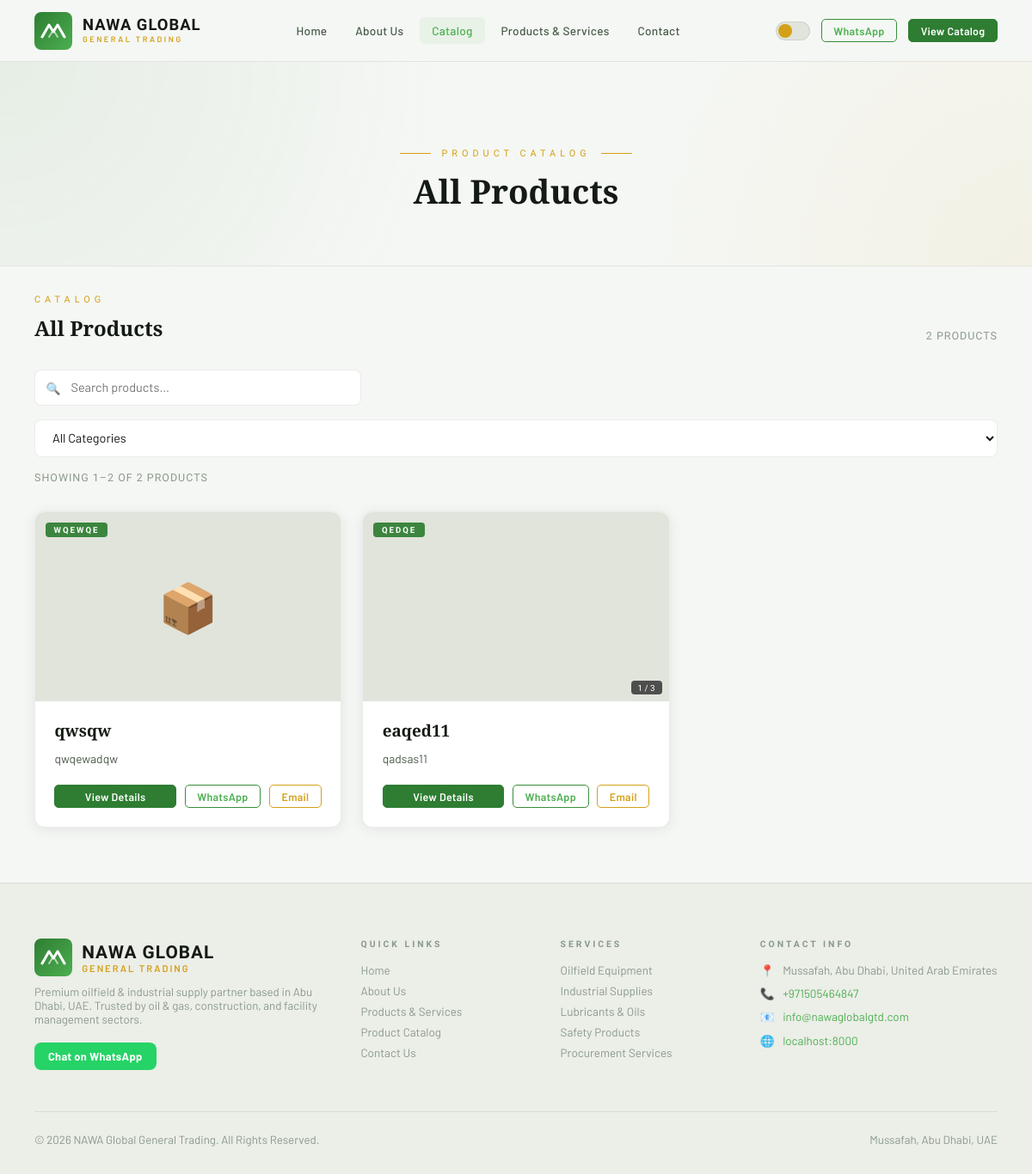
/catalog, run on the app's committed database.
### app/database/models.py (models this page shows)
class Product(Base):
    __tablename__ = "products"
    __table_args__ = (
        UniqueConstraint("name", "category", name="uq_product_name_category"),
    )
    id = Column(String, primary_key=True, index=True)
    name = Column(String, nullable=False)
    category = Column(String, nullable=False, index=True)
    category_id = Column(Integer, ForeignKey("categories.id"), nullable=False, index=True)
    description = Column(Text)
    specs = Column(Text)
    tags = Column(String)
    image = Column(String)
    images = Column(Text)
    created_at = Column(DateTime, default=datetime.utcnow)
    category_ref = relationship("Category", back_populates="products")

### app/api/routes/public.py (the view)
@router.get("/catalog", response_class=HTMLResponse)
async def catalog(
    request: Request,
    page: int = 1,
    q: str = "",
    cat: str = "",
    product_service: ProductService = Depends(get_product_service),
    visit_service: VisitService = Depends(get_visit_service),
) -> Response:
    _track_visit(request, visit_service)
    result = product_service.search_catalog(page=page, query=q, category=cat)
    start = (result.page - 1) * settings.products_per_page
    result_start = start + 1 if result.total else 0
    result_end = min(start + settings.products_per_page, result.total)
    return templates.TemplateResponse(
        request,
        "catalog.html",
        {
            **template_context(
                request,
                page_title="Product Catalog — NAWA Global General Trading",
                page_description=(
                    "Browse NAWA Global's catalog of oilfield equipment, industrial products, "
                    "lubricants, and PPE."
                ),
                canonical_url=normalize_site_url(
                    str(
                        request.url.replace_query_params(
                            **{
                                key: value
                                for key, value in {
                                    "q": result.query or None,
                                    "cat": result.category or None,
                                    "page": result.page if result.page > 1 else None,
                                }.items()
                                if value is not None
                            }
                        )
                    )
                ),
                active_nav="catalog",
                catalog=result,
                categories=product_service.get_categories(),
                pagination=build_pagination(result.page, result.total_pages),
                result_start=result_start,
                result_end=result_end,
                product_cards=_build_product_cards(result.items, product_service),
                schema_type="CollectionPage",
            ),
        },
    )

### app/templates/catalog.html (shortened to what this page needs)
{% extends "base.html" %}
{% block content %}
{% include "partials/public_nav.html" %}
<section class="page-hero page-hero-compact">
  <div class="page-hero-inner">
    <div class="page-hero-eyebrow">Product Catalog</div>
    <h1 class="page-hero-title page-hero-title-small">{{ catalog.category or "All Products" }}</h1>
  </div>
</section>
<section class="section section-tight-top" aria-labelledby="catalog-heading">
  <div class="section-header-row">
    <div>
      <span class="section-label">Catalog</span>
      <h2 class="recent-title" id="catalog-heading">{{ catalog.category or "All Products" }}</h2>
    </div>
    <span class="section-count">{{ catalog.total }} product{% if catalog.total != 1 %}s{% endif %}</span>
  </div>
  <form method="get" action="/catalog" id="catalog-form">
    <div class="catalog-controls">
      <div class="search-box">
        <input type="text" name="q" value="{{ catalog.query }}" placeholder="Search products…" data-catalog-search autocomplete="off">
      </div>
      <select name="cat" class="filter-select" data-catalog-category>
        <option value="">All Categories</option>
      </select>
      <span class="results-info">
        {% if catalog.total %}
        Showing {{ result_start }}–{{ result_end }} of {{ catalog.total }} product{% if catalog.total != 1 %}s{% endif %}
        {% else %}
        No products found
        {% endif %}
      </span>
    </div>
  </form>
  {% if catalog.items %}
  <div class="product-grid">
    {% for card in product_cards %}
    {% include "partials/product_card.html" %}
    {% endfor %}
  </div>
  {% else %}
  <div class="empty-state"><div class="empty-state-icon">🔍</div><h3>No products found</h3><p>Try a different search or category.</p></div>
  {% endif %}
</section>
{% include "partials/footer.html" %}
{% endblock %}

### app/templates/partials/product_card.html
{% set product = card.product %}
{% set images = card.images %}
<article class="product-card">
  <a class="card-media" href="/product/{{ product.id }}">
    {% if images %}
    <img src="/uploads/{{ images[0] }}" alt="{{ product.name }}" loading="lazy" decoding="async">
    {% else %}
    <div class="card-media-placeholder">📦</div>
    {% endif %}
    <span class="card-category-badge">{{ product.category or 'General' }}</span>
    {% if images|length > 1 %}
    <span class="card-img-count">1 / {{ images|length }}</span>
    {% endif %}
  </a>
  <div class="card-body">
    <h3 class="card-title">{{ product.name }}</h3>
    <div class="card-desc">{{ product.description or 'No description available.' }}</div>
    <div class="card-footer">
      <a href="/product/{{ product.id }}" class="btn sm primary card-btn-fill">View Details</a>
      <a href="{{ card.whatsapp_url }}" target="_blank" rel="noopener noreferrer" class="btn sm outline-green">WhatsApp</a>
      <a href="{{ card.email_url }}" class="btn sm outline-gold">Email</a>
    </div>
  </div>
</article>

### data on the page
Product: category "WQEWQE", name "qwsqw", description "qwqewadqw"
Product: category "QEDQE", name "eaqed11", description "qadsas11"

### other printed values
{{ catalog.category or "All Products" }} "All Products"
{{ catalog.total }} "2"
{{ result_start }} "1"
{{ result_end }} "2"
{{ images|length }} "3"
{{ settings.contact_address }} "Mussafah, Abu Dhabi, United Arab Emirates"
{{ settings.contact_whatsapp }} "+971505464847"
{{ settings.contact_email }} "info@nawaglobalgtd.com"
{{ settings.contact_website }} "localhost:8000"
{{ current_year }} "2026"
